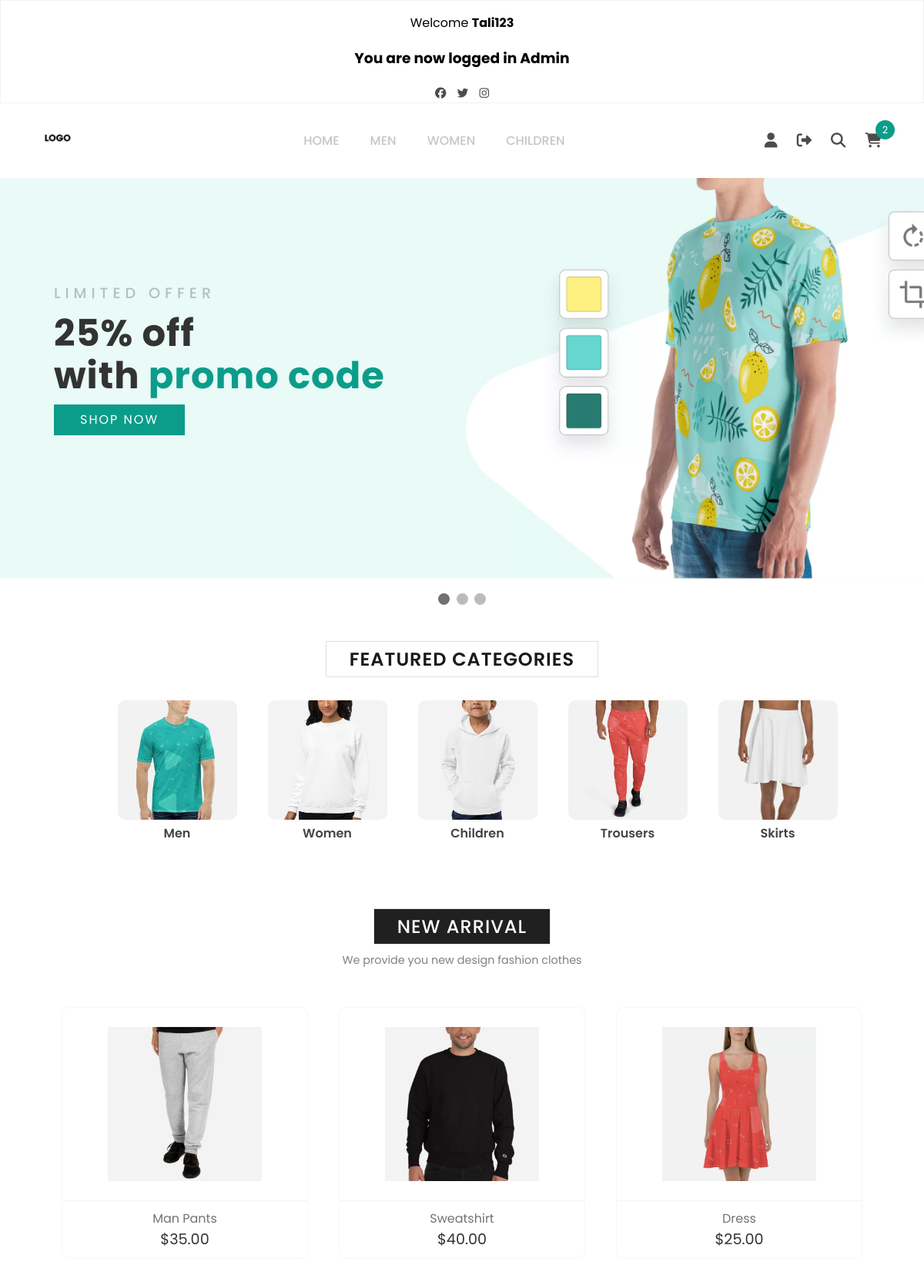
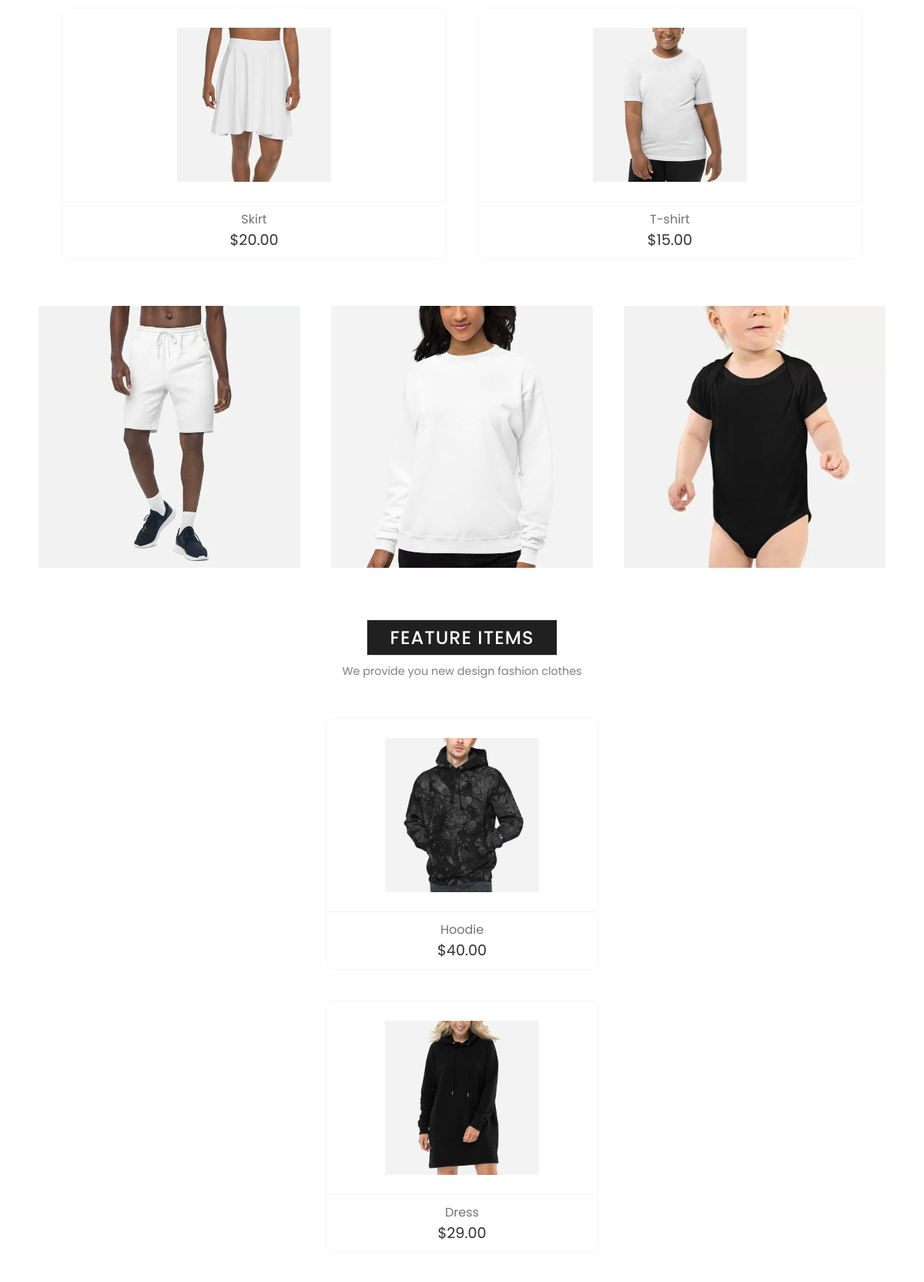
/index.php (signed in, upper part), run on the app's committed database (2 pictures, top to bottom).
### tables this page shows
CREATE TABLE `indexfeaturecategories` (
  `id` int(11) NOT NULL,
  `img` varchar(255) NOT NULL,
  `name` varchar(255) NOT NULL
);

CREATE TABLE `indexnewarriwal` (
  `id` int(11) NOT NULL,
  `table` varchar(255) NOT NULL DEFAULT 'indexnewarriwal',
  `img` varchar(255) NOT NULL,
  `name` varchar(255) NOT NULL,
  `price` decimal(10,2) NOT NULL
);

CREATE TABLE `indexfeatureitems` (
  `id` int(11) NOT NULL,
  `table` varchar(255) NOT NULL DEFAULT 'indexfeatureitems',
  `img` varchar(255) NOT NULL,
  `name` varchar(255) NOT NULL,
  `price` decimal(10,2) NOT NULL
);

### includeParts/products.php (the view, shortened to what this page needs)
<?php if (mysqli_num_rows($select_product) > 0) {
    while ($fetch_product = mysqli_fetch_assoc($select_product)) { ?>
        <form class="product-box" method="post" action="">
            <div class="product-img">
                <img src="img/<?php echo $fetch_product['img']; ?>" />
            </div>
            <div class="product-details">
                <a href="#" class="p-name"><?php echo $fetch_product['name']; ?></a>
                <span class="p-price">$<?php echo $fetch_product['price']; ?></span>
            </div>
        </form>
<?php };
}; ?>

### index.php (shortened to what this page needs)
<?php include('./includeParts/phpcommands.php'); ?>
<!DOCTYPE html>
<html lang="en">
<head>
    <link rel="stylesheet" type="text/css" href="css/style.css">
</head>
<body>
    <?php include './includeParts/navigation.php' ?>
    <?php include './includeParts/slider.php' ?>
    <div class="feature-heading">
        <h2>Featured Categories</h2>
    </div>
    <ul id="autoWidth" class="cs-hidden">
        <?php $select_product = mysqli_query($conn, "SELECT * FROM `indexfeaturecategories`") or die('query failed');
        if (mysqli_num_rows($select_product) > 0) {
            while ($fetch_product = mysqli_fetch_assoc($select_product)) { ?>
                <li class="item">
                    <div class="feature-box">
                        <a href="#">
                            <img src="img/<?php echo $fetch_product['img']; ?>" />
                        </a>
                    </div>
                    <span><?php echo $fetch_product['name']; ?></span>
                </li>
        <?php }
        } ?>
    </ul>
    <section class="new-arrival">
        <div class="arrival-heading">
            <strong>New Arrival</strong>
            <p>We provide you new design fashion clothes</p>
        </div>
        <div class="product-container">
            <?php $select_product = mysqli_query($conn, "SELECT * FROM `indexnewarriwal`") or die('query failed');
            include('includeParts/products.php'); ?>
        </div>
    </section>
    <section class="sale">
        <div class="sale-box">
            <img src="img/Man-Wear-Featured-Items-03.jpg" />
        </div>
        <div class="sale-box">
            <img src="img/WhiteS.png" />
        </div>
        <div class="sale-box">
            <img src="img/KidCoverBody.png" />
        </div>
        <section class="new-arrival">
            <div class="arrival-heading">
                <strong>feature Items</strong>
                <p>We provide you new design fashion clothes</p>
            </div>
            <div class="product-container">
                <?php $select_product = mysqli_query($conn, "SELECT * FROM `indexfeatureitems`") or die('query failed');
                include('includeParts/products.php'); ?>
            </div>
        </section>
    </section>
</body>
</html>

### css/style.css (style rules this page uses)
body { margin: 0; padding: 0; font-family: poppins; background-color: #ffff; }
* { box-sizing: border-box; }
ul { list-style: none; }
a { text-decoration: none; }
.feature-heading { display: flex; justify-content: center; align-items: center; }
.feature-heading h2, .arrival-heading strong { font-size: 1.5rem; color: #1b1919; letter-spacing: 1px; text-transform: uppercase; font-weight: 600; margin-top: 40px; padding: 5px 30px; border: 1px solid #e0e0e0; }
.feature-box { width: 155px; height: 155px; margin: 0px 20px; border-radius: 10px; overflow: hidden; }
.cs-hidden { width: 90%; display: flex; justify-content: center; align-items: center; flex-wrap: wrap; margin-top: 20px; }
.feature-box a img { width: 100%; height: 100%; object-fit: cover; object-position: center; }
.item span { font-size: 1rem; font-weight: 600; margin: 5px; color: #444444; }
.item { display: flex; justify-content: center; align-items: center; flex-direction: column; }
#autoWidth { display: flex; justify-content: center !important; margin: 10px auto 40px auto; }
.arrival-heading { display: flex; justify-content: center; align-items: center; flex-direction: column; }
.arrival-heading strong { color: #ffffff; background-color: #202020; font-weight: 500; }
.arrival-heading p { color: #808080; margin: 10px; font-size: 0.9rem; }
.product-container { width: 90%; display: flex; justify-content: center; align-items: center; flex-wrap: wrap; margin-top: 20px; }
.product-box { display: flex; flex-grow: 0.5; flex-direction: column; align-items: center; border: 1px solid #f7f7f7; border-radius: 10px; margin: 20px; }
.product-img { width: 200px; height: 210px; margin: 20px; cursor: pointer; position: relative; }
.product-img img { width: 100%; height: 100%; object-fit: contain; object-position: center; }
.product-details { display: flex; flex-direction: column; align-items: center; width: 100%; padding: 10px 20px; border-top: 1px solid #f3f3f3; }
.p-name { color: #727272; }
.p-price { color: #333333; font-size: 1.2rem; font-weight: 400; }
.new-arrival { display: flex; flex-direction: column; justify-content: center; align-items: center; }
.sale { width: 95%; display: flex; justify-content: center; align-items: center; flex-wrap: wrap; margin: 20px auto; }
.sale-box { width: 280px; border-radius: 20px; margin: 20px; position: relative; flex-grow: 0.5; }
.sale-box img { width: 100%; height: 100%; object-fit: cover; object-position: center right; }

### data on the page
indexfeaturecategories: img (picture), name "Men"
indexfeaturecategories: img (picture), name "Women"
indexfeaturecategories: img (picture), name "Children"
indexfeaturecategories: img (picture), name "Trousers"
indexfeaturecategories: img (picture), name "Skirts"
indexnewarriwal: img (picture), name "Man Pants", price "35.00"
indexnewarriwal: img (picture), name "Sweatshirt", price "40.00"
indexnewarriwal: img (picture), name "Dress", price "25.00"
indexnewarriwal: img (picture), name "Skirt", price "20.00"
indexnewarriwal: img (picture), name "T-shirt", price "15.00"
indexfeatureitems: img (picture), name "Hoodie", price "40.00"
indexfeatureitems: img (picture), name "Dress", price "29.00"

### other printed values
$_SESSION['username'] "Tali123"
$_SESSION['success'] "You are now logged in Admin"
$rowcount "2"
